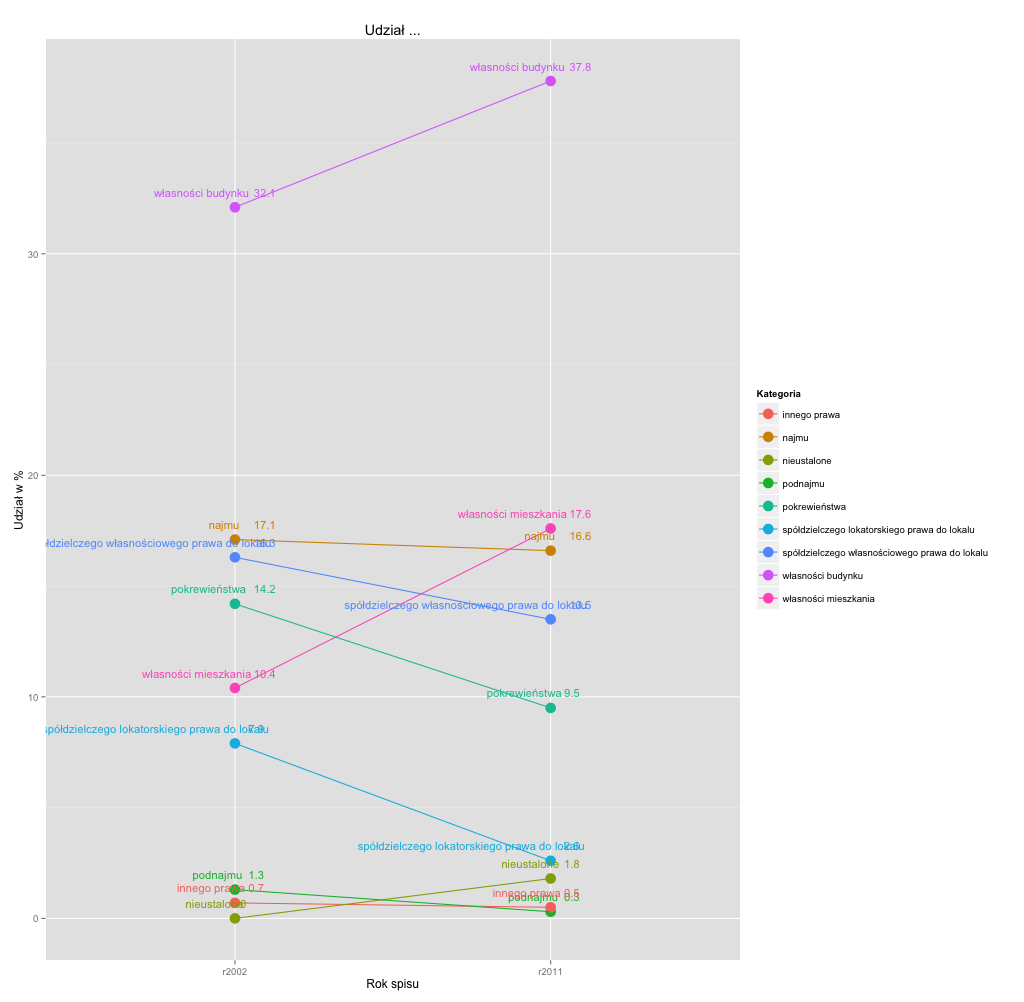

Write R code to recreate this figure.
data <- data.frame(Kategoria = c("własności budynku",
                                 "własności mieszkania",
                                 "spółdzielczego własnościowego prawa do lokalu",
                                 "spółdzielczego lokatorskiego prawa do lokalu",
                                 "najmu",
                                 "podnajmu",
                                 "pokrewieństwa",
                                 "innego prawa",
                                 "nieustalone"), 
                   r2002 = c(32.1,
                             10.4,
                             16.3,
                             7.9,
                             17.1,
                             1.3,
                             14.2,
                             0.7,
                             0), 
                   r2011 = c(37.8,
                             17.6,
                             13.5,
                             2.6,
                             16.6,
                             0.3,
                             9.5,
                             0.5,
                             1.8),
                   stringsAsFactors = FALSE)

library(ggplot2)
library(dplyr)
library(tidyr)

data_line <- data %>% gather(rok, y, r2002, r2011)


ggplot(data = data_line,
       aes(x = rok,
           y = y,
           colour = Kategoria,
           group = Kategoria,
           label = Kategoria)) +
  geom_point(size = 5) +
  geom_line() +
  xlab("Rok spisu") +
  ylab("Udział w %") +
  ggtitle("Udział ...") +
  geom_text(vjust = -1.35, hjust = 0.85, size = 4) +
  geom_text(aes(y = y, label = y), vjust = -1.35, hjust = -0.85, size = 4)
